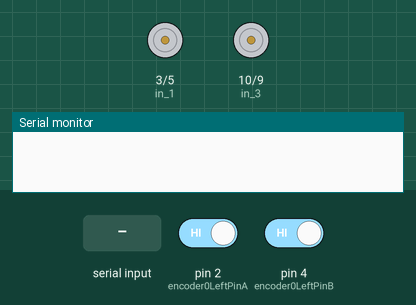
Bench run of a sketch on a simulated Arduino Uno, built with avr-gcc and run on an emulated ATmega328P. Parts: motor-driver pin pairs drawn as motors (green arrow = first pin HIGH = forward, orange = second pin HIGH = backward, longer = more drive), the last lines printed to the serial monitor. The test bench sets the inputs (shaded band); at power-on: pin 2 (encoder0LeftPinA) HIGH, pin 4 (encoder0LeftPinB) HIGH.

Above: at 1.2 s.
1.3 s: "u" received over Serial
At 3.0 s:
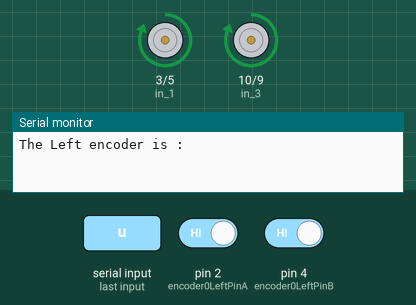
4.3 s: "d" received over Serial
At 5.0 s:
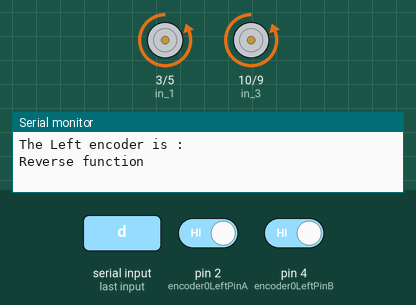
7.3 s: "l" received over Serial
At 8.5 s:
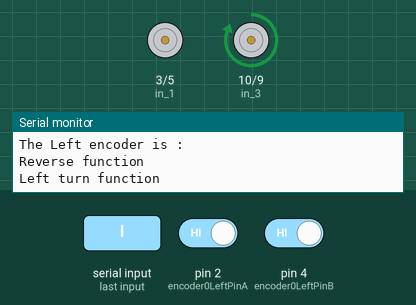
10.3 s: "r" received over Serial
At 10.8 s:
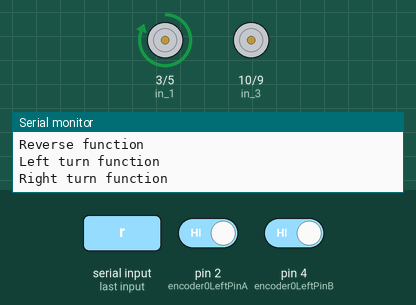
Timing chart, 0 to 13.8 s (numbered marks = the images above; inputs shaded):
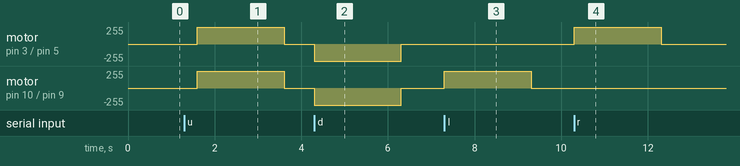

Measured:
- after the input at 1.3 s, motor on pin 3 (in_1) / pin 5 (in_2), motor on pin 10 (in_3) / pin 9 (in_4): stopped → forward 255/255 after 0.30 s, → stopped 2.0 s later
- after the input at 4.3 s, motor on pin 3 (in_1) / pin 5 (in_2), motor on pin 10 (in_3) / pin 9 (in_4): stopped → backward 255/255 at once, → stopped 2.0 s later
- after the input at 7.3 s, motor on pin 10 (in_3) / pin 9 (in_4): stopped → forward 255/255 at once, → stopped 2.0 s later
- after the input at 10.3 s, motor on pin 3 (in_1) / pin 5 (in_2): stopped → forward 255/255 at once, → stopped 2.0 s later

The sketch:

Robot_prueba.ino
```cpp
char  bt_val;

// ================================================================
// ===                        Motors                     ===
// ================================================================

const int in_1 = 3; // Left drive motor pin
const int in_2 = 5; // Left reverse motor pin
const int in_3 = 10;  // Rigth drive motor pin
const int in_4 = 9;  // Right reverse motor pin

int leftMotorPwm = 255;
int rightMotorPwm = 255;
int delayTime = 2000;


// ================================================================
// ===                        Right Encoder                     ===
// ================================================================

static const int encoder0RightPinA = 12;
static const int encoder0RightPinB = 13;
int encoder0RightPos = 0;
int encoder0RightPinALast = LOW;
int nRight = LOW;

// ================================================================
// ===                        Left Encoder                      ===
// ================================================================


static const  int encoder0LeftPinA = 2;
static const  int encoder0LeftPinB = 4;
int encoder0LeftPos = 0;
int encoder0LeftPinALast = LOW;
int nLeft = LOW;


// ================================================================
// ===                      INITIAL SETUP                       ===
// ================================================================

void setup() {
  // put your setup code here, to run once:
  pinMode (in_1, OUTPUT);
  pinMode (in_2, OUTPUT);
  pinMode (in_3, OUTPUT);
  pinMode (in_4, OUTPUT);

  pinMode (encoder0RightPinA, INPUT);
  pinMode (encoder0RightPinB, INPUT);
  pinMode (encoder0LeftPinA, INPUT);
  pinMode (encoder0LeftPinB, INPUT);

  Serial.begin(9600);

}

// ================================================================
// ===                    MAIN PROGRAM LOOP                     ===
// ================================================================

void loop() {
  // put your main code here, to run repeatedly:
  if (Serial.available()) {
    bt_val = Serial.read();
  }

  //Call Function for move the micromouse
  if (bt_val == 'u') {
    readLeftEncoder();
    drive(leftMotorPwm, rightMotorPwm);
    //  Serial.println("Driver function");

    delay(delayTime);
    bt_val = 'off';
  }

  if (bt_val == 'd') {
    reverse(leftMotorPwm, 255);
    Serial.println("Reverse function");
    delay(delayTime);
    bt_val = 'off';
  }

  if (bt_val == 'l') {
    left(leftMotorPwm);
    Serial.println("Left turn function");
    delay(delayTime); // angulo de giro , mas delay mas angulo de giro
    bt_val = 'off';
  }

  if (bt_val == 'r') {
    right(rightMotorPwm);
    Serial.println("Right turn function");
    delay(delayTime);
    bt_val = 'off';
  }

  if (bt_val == 's') {
    pausa();
    bt_val = 'off';
    Serial.println("Stop");
  }
  pausa();
  delay(100);

  //Loop finish


}


// ================================================================
// ===                        FUNCTIONS                         ===
// ================================================================

void drive(int valor1, int valor2) {

  if (valor1 > 255) {
    valor1 = 255;
  }

  if (valor2 > 255) {
    valor2 = 255;
  }

  analogWrite(in_1, valor1);
  analogWrite(in_2, 0);
  analogWrite(in_3, valor2);
  analogWrite(in_4, 0);
}


void reverse(int valor1, int valor2) {

  if (valor1 > 255) {
    valor1 = 255;
  }

  if (valor2 > 255) {
    valor2 = 255;
  }

  analogWrite(in_1, 0);
  analogWrite(in_2, valor1);
  analogWrite(in_3, 0);
  analogWrite(in_4, valor2);
}


void right(int valor) {

  if (valor  > 255) {
    valor = 255;
  }


  analogWrite(in_1, valor);
  analogWrite(in_2, 0);
  analogWrite(in_3, 0);
  analogWrite(in_4, 0);
}

void left(int valor) {

  if (valor  > 255) {
    valor = 255;
  }


  analogWrite(in_1, 0);
  analogWrite(in_2, 0);
  analogWrite(in_3, valor);
  analogWrite(in_4, 0);
}

void pausa() {

  analogWrite(in_1, 0);
  analogWrite(in_2, 0);
  analogWrite(in_3, 0);
  analogWrite(in_4, 0);
}

void readRightEncoder() {
  nRight = digitalRead(encoder0RightPinA);
  if ((encoder0RightPinALast == LOW) && (nRight == HIGH)) {
    if (digitalRead(encoder0RightPinB) == LOW) {
      encoder0RightPos--;
    } else {
      encoder0RightPos++;
    }
    Serial.println (" The Right encoder is : " + encoder0RightPos);
    Serial.println ("");
    delay(200);
  }
  encoder0RightPinALast = nRight;
}

void readLeftEncoder() {
  nLeft = digitalRead(encoder0LeftPinA);
  if ((encoder0LeftPinALast == LOW) && (nLeft == HIGH)) {
    if (digitalRead(encoder0LeftPinB) == LOW) {
      encoder0LeftPos--;
    } else {
      encoder0LeftPos++;
    }
    Serial.println (" The Left encoder is : " + encoder0LeftPos);
    Serial.println("");
    delay(200);

  }
  encoder0LeftPinALast = nLeft;
}
```
